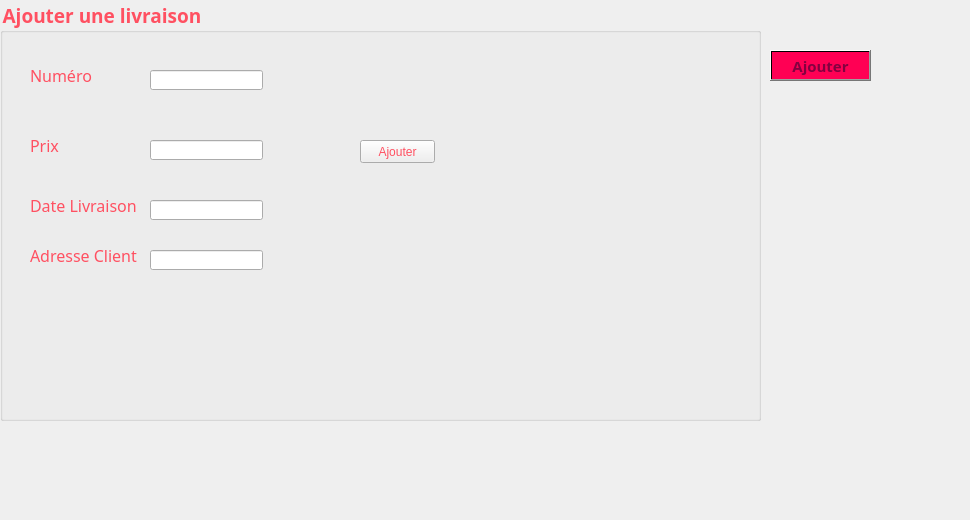
      <widget class="QWidget" name="tab_3">
       <attribute name="title">
        <string>Ajouter</string>
       </attribute>
       <widget class="QGroupBox" name="groupBox">
        <property name="geometry">
         <rect>
          <x>0</x>
          <y>0</y>
          <width>761</width>
          <height>421</height>
         </rect>
        </property>
        <property name="font">
         <font>
          <family>Lucida Calligraphy</family>
          <pointsize>14</pointsize>
          <weight>75</weight>
          <bold>true</bold>
         </font>
        </property>
        <property name="styleSheet">
         <string notr="true">color: rgb(255, 80, 97);
</string>
        </property>
        <property name="title">
         <string>Ajouter une livraison</string>
        </property>
        <widget class="QLabel" name="label_7">
         <property name="geometry">
          <rect>
           <x>30</x>
           <y>130</y>
           <width>171</width>
           <height>31</height>
          </rect>
         </property>
         <property name="font">
          <font>
           <family>Lucida Calligraphy</family>
           <pointsize>12</pointsize>
          </font>
         </property>
         <property name="text">
          <string>Prix</string>
         </property>
        </widget>
        <widget class="QLineEdit" name="lineEdit">
         <property name="geometry">
          <rect>
           <x>150</x>
           <y>140</y>
           <width>113</width>
           <height>20</height>
          </rect>
         </property>
        </widget>
        <widget class="QLineEdit" name="lineEdit_2">
         <property name="geometry">
          <rect>
           <x>150</x>
           <y>70</y>
           <width>113</width>
           <height>20</height>
          </rect>
         </property>
        </widget>
        <widget class="QLabel" name="label_10">
         <property name="geometry">
          <rect>
           <x>60</x>
           <y>240</y>
           <width>2101</width>
           <height>2211</height>
          </rect>
         </property>
         <property name="text">
          <string/>
         </property>
         <property name="pixmap">
          <pixmap>macaron.jpg</pixmap>
         </property>
        </widget>
        <widget class="QLabel" name="label_9">
         <property name="geometry">
          <rect>
           <x>30</x>
           <y>60</y>
           <width>171</width>
           <height>31</height>
          </rect>
         </property>
         <property name="font">
          <font>
           <family>Lucida Calligraphy</family>
           <pointsize>12</pointsize>
          </font>
         </property>
         <property name="text">
          <string>Numéro </string>
         </property>
        </widget>
        <widget class="QLabel" name="label_11">
         <property name="geometry">
          <rect>
           <x>30</x>
           <y>190</y>
           <width>171</width>
           <height>31</height>
          </rect>
         </property>
         <property name="font">
          <font>
           <family>Lucida Calligraphy</family>
           <pointsize>12</pointsize>
          </font>
         </property>
         <property name="text">
          <string>Date Livraison</string>
         </property>
        </widget>
        <widget class="QLineEdit" name="lineEdit_15">
         <property name="geometry">
          <rect>
           <x>150</x>
           <y>200</y>
           <width>113</width>
           <height>20</height>
          </rect>
         </property>
        </widget>
        <widget class="QLabel" name="label_8">
         <property name="geometry">
          <rect>
           <x>50</x>
           <y>260</y>
           <width>47</width>
           <height>13</height>
          </rect>
         </property>
         <property name="text">
          <string/>
         </property>
        </widget>
        <widget class="QLabel" name="label_13">
         <property name="geometry">
          <rect>
           <x>30</x>
           <y>240</y>
           <width>171</width>
           <height>31</height>
          </rect>
         </property>
         <property name="font">
          <font>
           <family>Lucida Calligraphy</family>
           <pointsize>12</pointsize>
          </font>
         </property>
         <property name="text">
          <string>Adresse Client</string>
         </property>
        </widget>
        <widget class="QLineEdit" name="lineEdit_17">
         <property name="geometry">
          <rect>
           <x>150</x>
           <y>250</y>
           <width>113</width>
           <height>20</height>
          </rect>
         </property>
        </widget>
        <widget class="QPushButton" name="pushButton_5">
         <property name="geometry">
          <rect>
           <x>360</x>
           <y>140</y>
           <width>75</width>
           <height>23</height>
          </rect>
         </property>
         <property name="text">
          <string>Ajouter</string>
         </property>
        </widget>
       </widget>
       <widget class="QLabel" name="label">
        <property name="geometry">
         <rect>
          <x>-20</x>
          <y>-10</y>
          <width>961</width>
          <height>511</height>
         </rect>
        </property>
        <property name="text">
         <string/>
        </property>
        <property name="pixmap">
         <pixmap>../../../../Downloads/155296947_507314950275690_225535330781415924_n.jpg</pixmap>
        </property>
       </widget>
       <widget class="QPushButton" name="pushButton">
        <property name="geometry">
         <rect>
          <x>770</x>
          <y>50</y>
          <width>101</width>
          <height>31</height>
         </rect>
        </property>
        <property name="font">
         <font>
          <family>Lucida Calligraphy</family>
          <pointsize>11</pointsize>
          <weight>75</weight>
          <bold>true</bold>
         </font>
        </property>
        <property name="styleSheet">
         <string notr="true">background-color: qlineargradient(spread:pad, x1:1, y1:0, x2:1, y2:0, stop:0.919598 rgba(255, 0, 84, 255), stop:0.98 rgba(0, 0, 0, 255), stop:1 rgba(235, 148, 61, 255));
color: rgb(132, 1, 64);</string>
        </property>
        <property name="text">
         <string>Ajouter</string>
        </property>
       </widget>
       <zorder>label</zorder>
       <zorder>groupBox</zorder>
       <zorder>pushButton</zorder>
      </widget>
